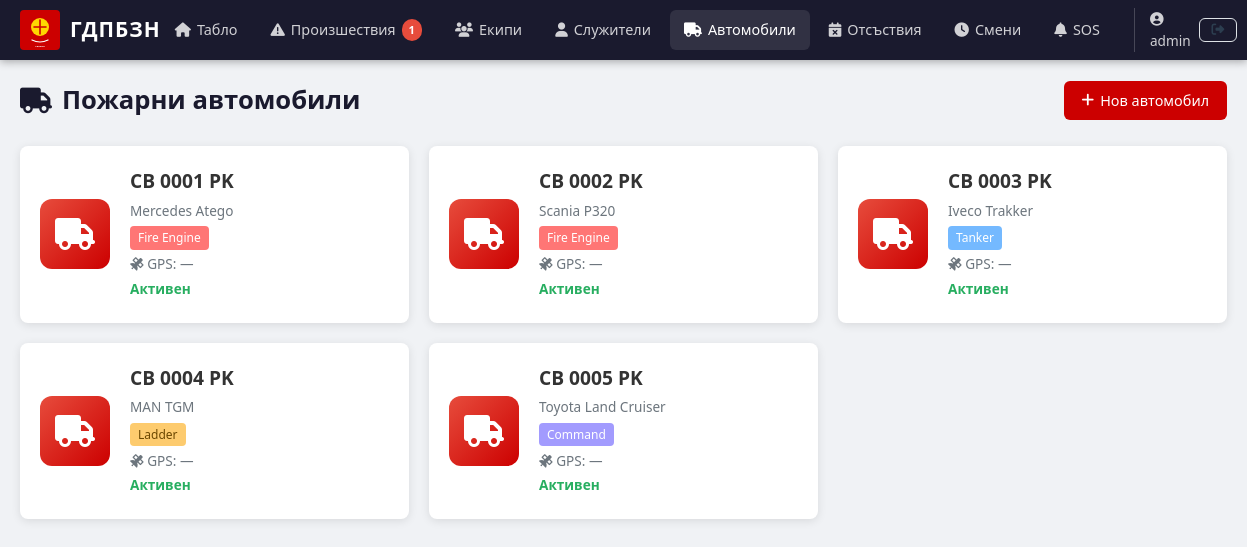
The page /vehicles (signed in) on the database its author committed.
### models.py (models this page shows, shortened)
class User(UserMixin, db.Model):
    __tablename__ = 'users'
    id = db.Column(db.Integer, primary_key=True)
    username = db.Column(db.String(64), unique=True, nullable=False)
    email = db.Column(db.String(120), unique=True, nullable=False)
    password_hash = db.Column(db.String(256), nullable=False)
    role = db.Column(db.String(20), default='user')
    created_at = db.Column(db.DateTime, default=datetime.utcnow)
    employee = db.relationship('Employee', backref='user', uselist=False)

class Vehicle(db.Model):
    __tablename__ = 'vehicles'
    id = db.Column(db.Integer, primary_key=True)
    registration = db.Column(db.String(20), unique=True, nullable=False)
    model = db.Column(db.String(100), nullable=False)
    type = db.Column(db.String(50), nullable=False)
    is_active = db.Column(db.Boolean, default=True)
    gps_device_id = db.Column(db.String(100), nullable=True)
    created_at = db.Column(db.DateTime, default=datetime.utcnow)
    team_assignments = db.relationship('TeamAssignment', backref='vehicle', lazy=True)

### app.py (the view)
@app.route('/vehicles')
@login_required
def vehicle_list():
    vehicles = Vehicle.query.all()
    return render_template('vehicles.html', vehicles=vehicles)

### app.py (called while the page is built)
@login_manager.user_loader
def load_user(user_id):
    return User.query.get(int(user_id))

@app.context_processor
def inject_now():
    return {
        'now': datetime.utcnow(),
        'today': date.today(),
        'active_incidents': Incident.query.filter(
            Incident.status.in_(['reported', 'dispatched', 'on_scene', 'in_progress'])
        ).count()
    }

### templates/vehicles.html (shortened to what this page needs)
{% extends "base.html" %}
{% block content %}
<div class="page-header">
    <h1><i class="fas fa-truck"></i> Пожарни автомобили</h1>
    {% if current_user.role == 'admin' %}
    <div class="header-actions">
        <a href="{{ url_for('vehicle_create') }}" class="btn btn-primary">
            <i class="fas fa-plus"></i> Нов автомобил
        </a>
    </div>
    {% endif %}
</div>
<div class="vehicle-grid">
    {% for v in vehicles %}
    <div class="vehicle-card">
        <div class="vehicle-icon">
            <i class="fas fa-truck"></i>
        </div>
        <div class="vehicle-info">
            <h3>{{ v.registration }}</h3>
            <p>{{ v.model }}</p>
            <span class="tag tag-{{ v.type }}">{{ v.type|replace('_', ' ')|title }}</span>
            <p class="vehicle-gps"><i class="fas fa-satellite"></i> GPS: {{ v.gps_device_id or '—' }}</p>
            <p class="vehicle-status {% if v.is_active %}active{% endif %}">
                {{ 'Активен' if v.is_active else 'Неактивен' }}
            </p>
        </div>
    </div>
    {% endfor %}
</div>
{% endblock %}

### templates/base.html (shortened to what this page needs)
<!DOCTYPE html>
<html lang="bg">
<head>
    <link rel="stylesheet" href="{{ url_for('static', filename='css/style.css') }}">
    <link rel="stylesheet" href="https://unpkg.com/leaflet@1.9.4/dist/leaflet.css" />
    <link rel="stylesheet" href="https://cdnjs.cloudflare.com/ajax/libs/font-awesome/6.5.1/css/all.min.css">
</head>
<body>
    {% if current_user.is_authenticated %}
    <nav class="navbar">
        <div class="nav-brand">
            <a href="{{ url_for('dashboard') }}">
                <img src="{{ url_for('static', filename='img/logo.svg') }}" alt="ГДПБЗН" height="40">
                <span class="nav-title">ГДПБЗН</span>
            </a>
        </div>
        <div class="nav-menu">
            <a href="{{ url_for('dashboard') }}" class="nav-link {% if request.endpoint == 'dashboard' %}active{% endif %}">
                <i class="fas fa-home"></i> Табло
            </a>
            <a href="{{ url_for('incident_list') }}" class="nav-link {% if request.endpoint and 'incident' in request.endpoint and request.endpoint != 'incident_create' %}active{% endif %}">
                <i class="fas fa-exclamation-triangle"></i> Произшествия
                {% if active_incidents > 0 %}
                <span class="badge badge-danger">{{ active_incidents }}</span>
                {% endif %}
            </a>
            <a href="{{ url_for('team_list') }}" class="nav-link {% if request.endpoint and 'team' in request.endpoint %}active{% endif %}">
                <i class="fas fa-users"></i> Екипи
            </a>
            <a href="{{ url_for('employee_list') }}" class="nav-link {% if request.endpoint and 'employee' in request.endpoint %}active{% endif %}">
                <i class="fas fa-user"></i> Служители
            </a>
            <a href="{{ url_for('vehicle_list') }}" class="nav-link {% if request.endpoint and 'vehicle' in request.endpoint %}active{% endif %}">
                <i class="fas fa-truck"></i> Автомобили
            </a>
            <a href="{{ url_for('absence_list') }}" class="nav-link {% if request.endpoint and 'absence' in request.endpoint %}active{% endif %}">
                <i class="fas fa-calendar-times"></i> Отсъствия
            </a>
            <a href="{{ url_for('shift_list') }}" class="nav-link {% if request.endpoint and 'shift' in request.endpoint %}active{% endif %}">
                <i class="fas fa-clock"></i> Смени
            </a>
            <a href="{{ url_for('sos_list') }}" class="nav-link sos-link {% if request.endpoint and 'sos' in request.endpoint %}active{% endif %}">
                <i class="fas fa-bell"></i> SOS
            </a>
            <div class="nav-user">
                <span class="user-name"><i class="fas fa-user-circle"></i> {{ current_user.username }}</span>
                <a href="{{ url_for('logout') }}" class="btn btn-sm btn-outline"><i class="fas fa-sign-out-alt"></i></a>
            </div>
        </div>
    </nav>
    {% endif %}
    <main class="container">
        {% block content %}{% endblock %}
    </main>
</body>
</html>

### static/css/style.css (style rules this page uses)
:root { --primary: #cc0000; --primary-dark: #990000; --primary-light: #ff3333; --secondary: #2c3e50; --secondary-light: #34495e; --success: #27ae60; --warning: #f39c12; --danger: #e74c3c; --info: #2980b9; --dark: #1a1a2e; --light: #f8f9fa; --gray: #6c757d; --border: #dee2e6; --shadow: 0 2px 10px rgba(0,0,0,0.1); --radius: 8px; --transition: all 0.3s ease; }
* { margin: 0; padding: 0; box-sizing: border-box; }
body { font-family: 'Segoe UI', system-ui, -apple-system, sans-serif; background: #f0f2f5; color: #333; line-height: 1.6; }
.container { max-width: 1400px; margin: 0 auto; padding: 20px; }
.navbar { background: var(--dark); color: white; padding: 0 20px; display: flex; align-items: center; justify-content: space-between; height: 60px; position: sticky; top: 0; z-index: 1000; box-shadow: 0 2px 8px rgba(0,0,0,0.3); }
.nav-brand a { display: flex; align-items: center; gap: 10px; color: white; text-decoration: none; }
.nav-title { font-size: 1.3rem; font-weight: 700; letter-spacing: 1px; }
.nav-menu { display: flex; align-items: center; gap: 5px; }
.nav-link { color: rgba(255,255,255,0.8); text-decoration: none; padding: 8px 14px; border-radius: 6px; font-size: 0.9rem; transition: var(--transition); display: flex; align-items: center; gap: 6px; }
.nav-link:hover, .nav-link.active { background: rgba(255,255,255,0.1); color: white; }
.nav-link .badge { background: var(--danger); color: white; font-size: 0.7rem; padding: 2px 7px; border-radius: 10px; font-weight: 700; }
.sos-link { animation: sosPulse 2s infinite; }
.nav-user { display: flex; align-items: center; gap: 8px; margin-left: 15px; padding-left: 15px; border-left: 1px solid rgba(255,255,255,0.2); }
.user-name { font-size: 0.85rem; color: rgba(255,255,255,0.8); }
.page-header { display: flex; align-items: center; justify-content: space-between; margin-bottom: 25px; flex-wrap: wrap; gap: 10px; }
.page-header h1 { font-size: 1.6rem; font-weight: 700; color: var(--dark); display: flex; align-items: center; gap: 10px; }
.header-actions { display: flex; gap: 8px; flex-wrap: wrap; }
.btn { display: inline-flex; align-items: center; gap: 6px; padding: 8px 18px; border: none; border-radius: 6px; font-size: 0.9rem; font-weight: 500; cursor: pointer; text-decoration: none; transition: var(--transition); }
.btn-sm { padding: 5px 12px; font-size: 0.8rem; }
.btn-primary { background: var(--primary); color: white; }
.btn-outline { background: transparent; color: var(--secondary); border: 1px solid var(--border); }
.tag { display: inline-block; padding: 2px 8px; border-radius: 4px; font-size: 0.75rem; font-weight: 500; }
.vehicle-grid { display: grid; grid-template-columns: repeat(auto-fill, minmax(300px, 1fr)); gap: 20px; }
.vehicle-card { background: white; border-radius: var(--radius); box-shadow: var(--shadow); padding: 20px; display: flex; gap: 20px; align-items: center; }
.vehicle-icon { width: 70px; height: 70px; border-radius: 12px; background: linear-gradient(135deg, var(--danger), var(--primary)); display: flex; align-items: center; justify-content: center; font-size: 2rem; color: white; }
.vehicle-info h3 { font-size: 1.2rem; }
.vehicle-info p { color: var(--gray); font-size: 0.85rem; margin: 3px 0; }
.tag-fire_engine { background: #ff7675; color: white; }
.tag-tanker { background: #74b9ff; color: white; }
.tag-ladder { background: #fdcb6e; color: #6c4800; }
.tag-command { background: #a29bfe; color: white; }
.vehicle-status { font-weight: 600; }
.vehicle-status.active { color: var(--success); }

### rows shown on the page
User: username "admin"
Vehicle: registration "CB 0001 PK", model "Mercedes Atego", type "Fire Engine", gps_device_id "—", is_active "Активен"
Vehicle: registration "CB 0002 PK", model "Scania P320", type "Fire Engine", gps_device_id "—", is_active "Активен"
Vehicle: registration "CB 0003 PK", model "Iveco Trakker", type "Tanker", gps_device_id "—", is_active "Активен"
Vehicle: registration "CB 0004 PK", model "MAN TGM", type "Ladder", gps_device_id "—", is_active "Активен"
Vehicle: registration "CB 0005 PK", model "Toyota Land Cruiser", type "Command", gps_device_id "—", is_active "Активен"

### other values the page prints
{{ active_incidents }} "1"
